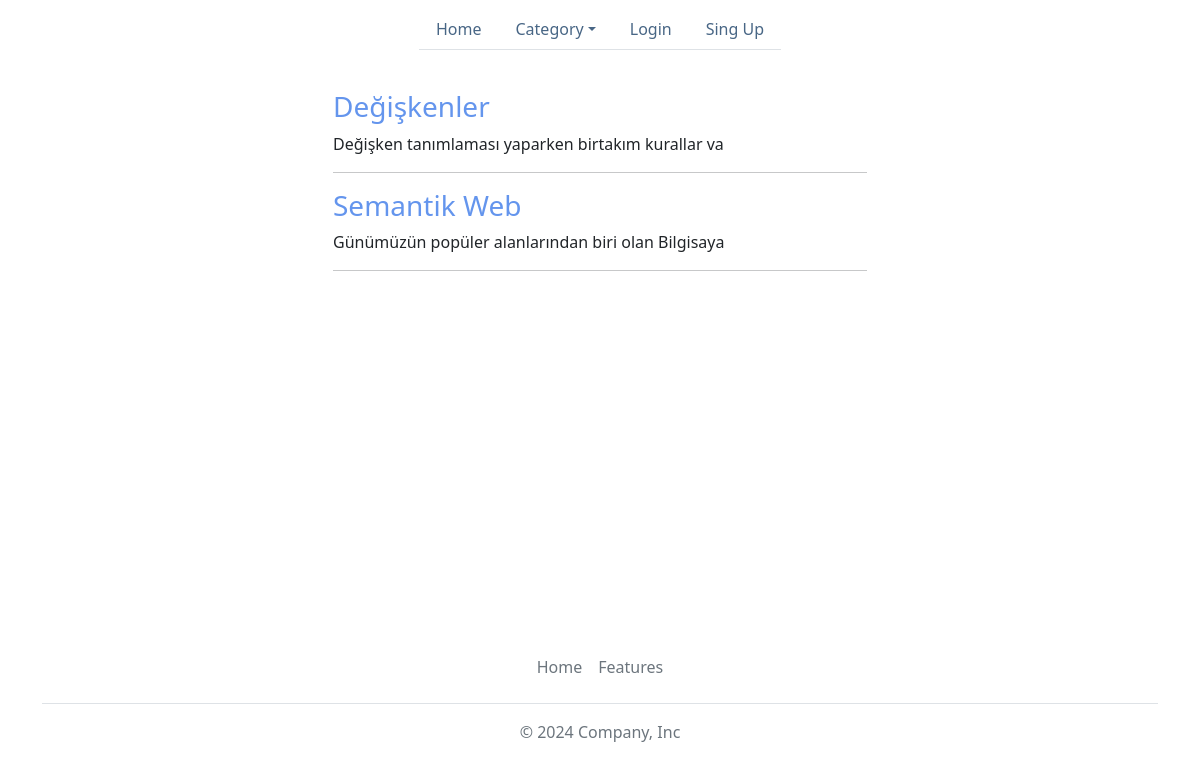
/index, run on the app's committed database.
### models.py (models this page shows)
class Post(db.Model):
    id = db.Column(db.Integer,primary_key = True)
    title = db.Column(db.String(20),nullable = False)
    content = db.Column(db.String(200),nullable = False)
    user_id = db.Column(db.Integer,db.ForeignKey('user.id'),nullable = False)
    category_id = db.Column(db.Integer,db.ForeignKey('category.id'),nullable = False)
    create_date = db.Column(db.Date,nullable=False,default = datetime.now)

### home/routes.py (the view)
@main.route("/")
@main.route("/index")
def index():
    post = Post.query.all()
    return render_template("index.html",title = "Home",post = post , category= Category.query.all())

### templates/index.html
{% extends 'extends/layout.html' %}
{% block content %}
<div class="container mt-2">
    <div class="row">
        <div class="col-md-3"></div>
        <div class="col-md-6 mt-2">
            {% for p in post %}
            <section>
                <h3><a href="/postdetailed/{{p.id}}">{{ p.title }}</a></h3>
                <p>{{ p.content[:50] }}</p>
            </section>
            <hr>
            {% endfor %}
        </div>
        <div class="col-md-3"></div>
    </div>
</div>
{% endblock %}

### static/style.css (style rules this page uses)
section { border-radius: 2px; }
h3 a { text-decoration: none; color: cornflowerblue; }

### data on the page
Post: title "Değişkenler", content "Değişken tanımlaması yaparken birtakım kurallar va"
Post: title "Semantik Web", content "Günümüzün popüler alanlarından biri olan Bilgisaya"
